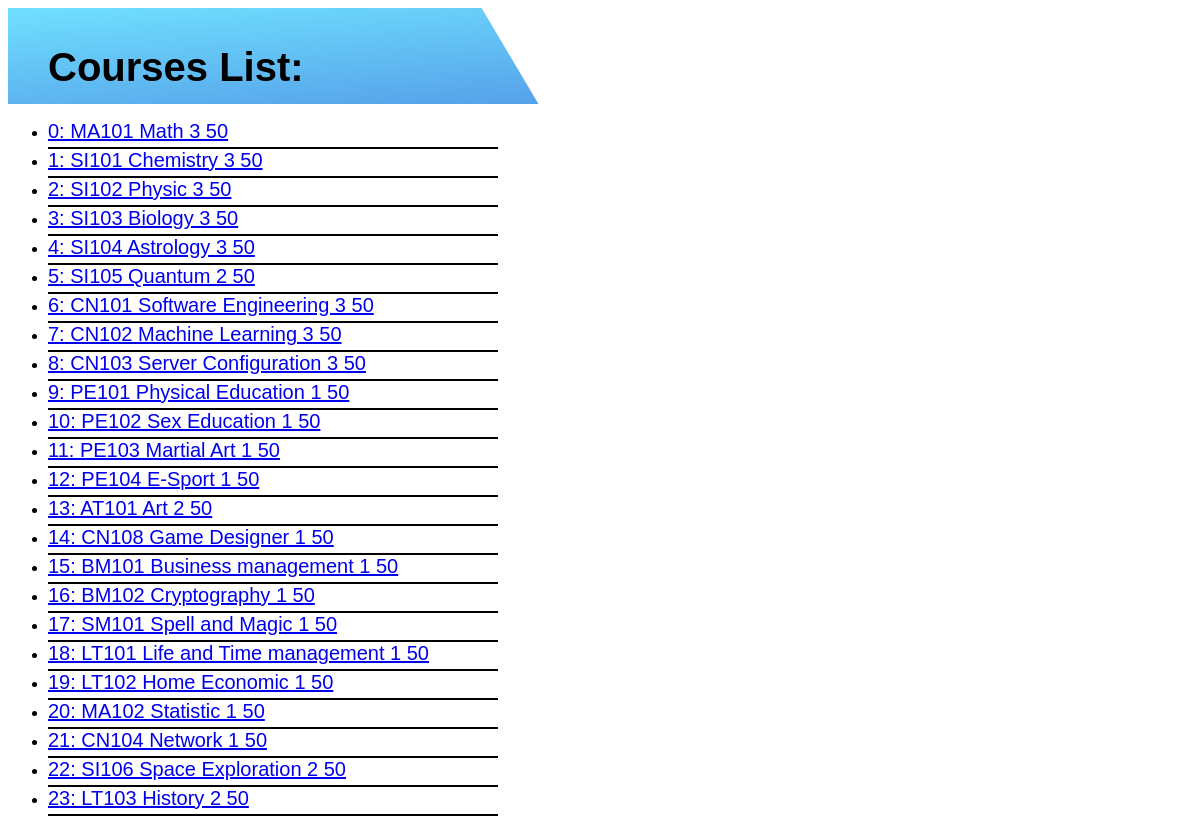
The page /Course_reg/ on the database its author committed.
### Course_reg/models.py (models this page shows)
class Course(models.Model):
    subject = models.CharField(max_length=50)
    subject_id = models.CharField(max_length=50)
    credit = models.IntegerField()
    seat = models.IntegerField()
    users = models.ManyToManyField('auth.User', null=True, blank=True)
    def __str__(self):
        return f'{self.id}: {self.subject_id} {self.subject} {self.credit} {self.seat}'

### Course_reg/views.py (the view)
# urls.py: path('', views.index, name='index'),
def index(request):
    course = Course.objects.all()
    return render(request, 'Courses/index.html', {
        'Courses': course
    })

### Course_reg/templates/Courses/index.html (shortened to what this page needs)
{% extends 'Courses/layout.html' %}
{% block body %}
<div class = "header gillfont">
    <h1 class = "headerpos">Courses List:</h1>
</div>
<ul>
    {% for Course in Courses %}
    <li style = "width : 450px">
        <div class = "gillfont margin">
            <a href="{% url 'Course' Course.id %}">
                {{ Course}}
            </a>
        </div>
    </li>
    {% empty %}
    <li>No Course</li>
    {% endfor %}
</ul>
{% endblock %}

### Course_reg/templates/Courses/index.html (style rules this page uses)
.header { height: 12vh; background-image: linear-gradient(to right bottom, rgba(76, 216, 255, 0.8), rgba(30, 108, 217, 0.8)), url("images/sky_1.jpg"); background-size: cover; background-position: top; position: relative; text-align: center; clip-path: polygon(0 0, 40% 0, 70% 75vh, 0 100%); }
.headerpos { top: 10px; left: 40px; position: absolute; }
.margin { padding-bottom: 4px; border-bottom: 2px solid black; }
.gillfont { font-size : 20px; font-family: 'Trebuchet MS', sans-serif; }

### rows shown on the page
Course: id+subject+subject "0: MA101 Math 3 50"
Course: id+subject+subject "1: SI101 Chemistry 3 50"
Course: id+subject+subject "2: SI102 Physic 3 50"
Course: id+subject+subject "3: SI103 Biology 3 50"
Course: id+subject+subject "4: SI104 Astrology 3 50"
Course: id+subject+subject "5: SI105 Quantum 2 50"
Course: id+subject+subject "6: CN101 Software Engineering 3 50"
Course: id+subject+subject "7: CN102 Machine Learning 3 50"
Course: id+subject+subject "8: CN103 Server Configuration 3 50"
Course: id+subject+subject "9: PE101 Physical Education 1 50"
Course: id+subject+subject "10: PE102 Sex Education 1 50"
Course: id+subject+subject "11: PE103 Martial Art 1 50"
Course: id+subject+subject "12: PE104 E-Sport 1 50"
Course: id+subject+subject "13: AT101 Art 2 50"
Course: id+subject+subject "14: CN108 Game Designer 1 50"
Course: id+subject+subject "15: BM101 Business management 1 50"
Course: id+subject+subject "16: BM102 Cryptography 1 50"
Course: id+subject+subject "17: SM101 Spell and Magic 1 50"
Course: id+subject+subject "18: LT101 Life and Time management 1 50"
Course: id+subject+subject "19: LT102 Home Economic 1 50"
Course: id+subject+subject "20: MA102 Statistic 1 50"
Course: id+subject+subject "21: CN104 Network 1 50"
Course: id+subject+subject "22: SI106 Space Exploration 2 50"
Course: id+subject+subject "23: LT103 History 2 50"
